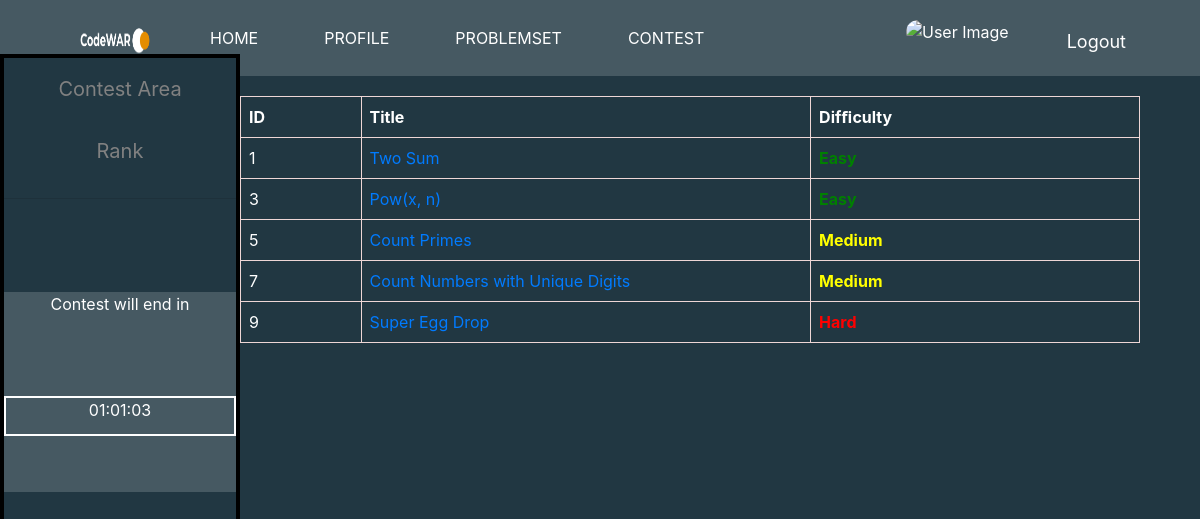
Screenshot of /war/war/contestprobelmset.php?contestid=1 with the database file from the repository.
### tables this page shows
CREATE TABLE `problemset` (
  `title` varchar(100) NOT NULL,
  `difficulty` varchar(50) NOT NULL,
  `st` varchar(10000) NOT NULL,
  `example` varchar(10000) NOT NULL,
  `con` varchar(10000) NOT NULL,
  `problemid` int(11) NOT NULL,
  `testcase` varchar(100) NOT NULL,
  `output` varchar(10000) NOT NULL,
  `help` varchar(1000) NOT NULL
);

### war/war/contestprobelmset.php (the view, shortened to what this page needs)
<?php
include('db.php');
?>
<!DOCTYPE html>
<html lang="en">
<head>
    <link rel="stylesheet" href="https://cdn.jsdelivr.net/npm/bootstrap@4.0.0/dist/css/bootstrap.min.css">
    <link rel="stylesheet" href="https://cdnjs.cloudflare.com/ajax/libs/font-awesome/4.7.0/css/font-awesome.min.css">
    <link rel="stylesheet" href="https://cdn.jsdelivr.net/npm/bootstrap-icons@1.5.0/font/bootstrap-icons.css" />
</head>
<body style="background-color:#213742; color:#fff">
    <nav class="navbar navbar-expand-lg ">
        <a class="navbar-brand ml-5 mr-5" href=""><img src="img/logo.png" width="90" height="50"></a>
        <div class="collapse navbar-collapse" id="navbarSupportedContent">
        <ul class="navbar-nav mr-auto">
        <li class="nav-item ">
          <a class="nav-link" href="index.php">HOME</a>
        </li>
        <li class="nav-item ">
          <a class="nav-link" href="profile.php">PROFILE</a>
        </li>
        <li class="nav-item ">
          <a class="nav-link" href="problemset.php">PROBLEMSET</a>
        </li>
        <li class="nav-item ">
          <a class="nav-link" href="contest.php">CONTEST</a>
        </li>
      </ul>
<ul class="navbar-nav">
				<li class="nav-item">
					<span class="nav-link ml-2"><?php if(isset($handle)) echo $handle; ?></span>
				</li>
				<li class="nav-item">
					<img style="border-radius: 20px; width: 50px; height: 50px;" src="img/<?php echo $image; ?>" alt="User Image">
				</li>
				<li class="nav-item">
					<form method="post" action="logout.php">
						<button id="logoutbt" type="submit" name="logout">Logout</button>
					</form>
				</li>
			</ul>
        </div>
    </nav>
    <?php
if (isset($_GET['contestid'])) {
    $contestid = $_GET['contestid'];
    echo '<div class="sidebar">
        <a style="text-align:center" href="">Contest Area</a>
        <a style="text-align:center" href="contestrank.php?contestid=' . $contestid .'">Rank</a>
        <hr>
        <div style=" margin-top:40%;background-color: #465962;height: 200px;width: 100%;">';
        echo '
            <label style="height: 50px; text-align: center;width: 100%; color:white;background-color: #465962 ;">Contest will end in</label>
            <div style="color: white; border:2px solid ; height: 40px; margin-top:20%; width: 100%; text-align: center;background-color:#465962;" id="timer">T:</div>
        </div>
    </div>';
        echo '<table class="contest-table">
        <thead>
            <tr>
                <th>ID</th>
                <th>Title</th>
                <th>Difﬁculty</th>
            </tr>
        </thead>
        <tbody>';
    $sql = "SELECT * FROM `contest` WHERE contestid = $contestid";
    $result = $conn->query($sql);
    if ($result->num_rows > 0) {
        while ($row = $result->fetch_assoc()) {
            $problemIds = explode(',', $row['problemid']);
            foreach ($problemIds as $problemId) {
                if($problemId!=''){
                $problemSql = "SELECT * FROM `problemset` WHERE problemid = $problemId";
                $problemResult = $conn->query($problemSql);
                if ($problemResult->num_rows > 0) {
                    while ($problemRow = $problemResult->fetch_assoc()) {
                        $color = 'green';
                        if ($problemRow['difficulty'] == "Medium") {
                            $color = 'yellow';
                        } else if ($problemRow['difficulty'] == "Hard") {
                            $color = 'red';
                        }
                        echo '<tr>
                        <td>' . $problemRow['problemid'] . '</td>
                        <td style="width: 50%;">
                            <a href="conteststatement.php?problemid=' . $problemRow['problemid'] . '">' . $problemRow['title'] . '</a>
                        </td>
                        <td style="color:' . $color . '" class="status-running">' . $problemRow['difficulty'] . '</td>
                      </tr>';
                    }
                }
            }
            }
        }
    }
}
?>
        </tbody>
    </table>
</body>
</html>

### war/war/contestprobelmset.php (style rules this page uses)
.navbar { background-color: #465962; }
.nav-link { color: #fff }
.navbar-nav>li { margin-right: 50px; }
.contest-table { width: 75%; border-collapse: collapse; margin-top: 20px; margin-left: 20%; }
.contest-table th, .contest-table td { border: 1px solid #eed6d6; padding: 8px; text-align: left; }
.contest-table th { background-color:transparent; }
.status-running { color: green; font-weight: bold; }
.sidebar { height: 100%; width: 240px; position: fixed; top: 0; left: 0; background-color:#213742; margin-top: 4.5%; border: 4px solid black; }
.sidebar a { padding: 16px; text-decoration: none; font-size: 20px; color: #818181; display: block; }
#logoutbt { background-color: transparent; margin-top: 8%; border: 2px solid #465962; color: white; font-size: 18px; }

### rows the page displays
problemset: problemid "1", title "Two Sum", difficulty "Easy"
problemset: problemid "3", title "Pow(x, n)", difficulty "Easy"
problemset: problemid "5", title "Count Primes", difficulty "Medium"
problemset: problemid "7", title "Count Numbers with Unique Digits", difficulty "Medium"
problemset: problemid "9", title "Super Egg Drop", difficulty "Hard"
